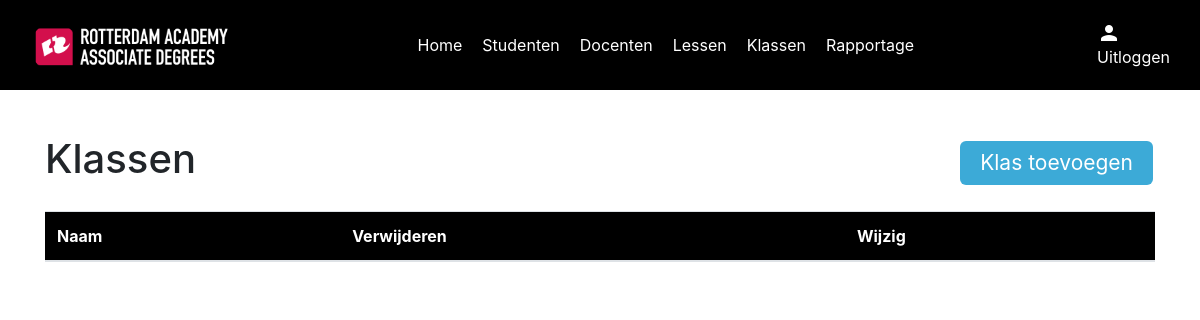
Before: /klassen_overzicht with the older database file.
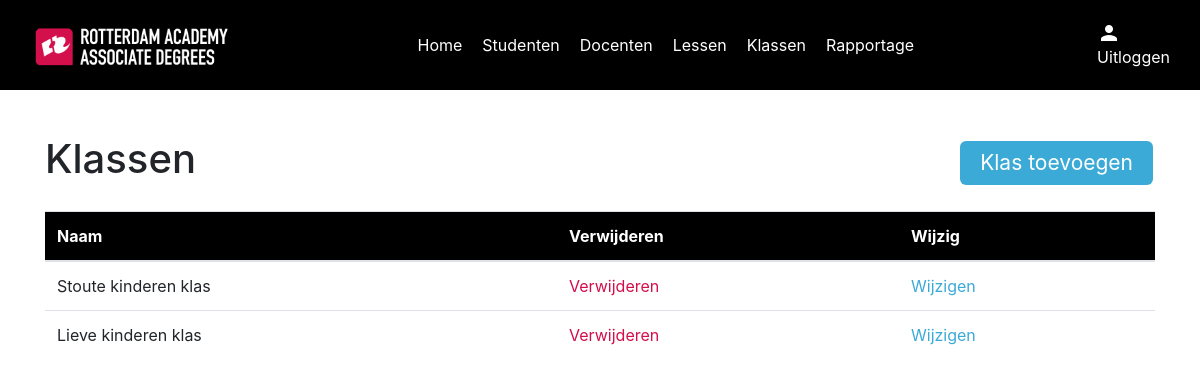
After: the same page with the newer database file.
### models/classModel.py (models this page shows)
class Class(db.Model):
    id = db.Column(db.Integer, primary_key=True)
    name = db.Column(db.String(100), nullable=False)
    def to_dict(self):
        return {
            'id': self.id,
            'name': self.name,
         }

### routes/classRoutes.py (the view)
    @app.route("/klassen_overzicht")
    def classes_index():
        classes = classController.get_all_classes()
        return render_template(
            "classes/index.html", classes=classes
        )

### controllers/classController.py (called while the page is built)
    @staticmethod
    def get_all_classes():
        classes = Class.query.all()
        class_dict = [class_.to_dict() for class_ in classes]
        return class_dict

### routes/classRoutes.py (called while the page is built)
def setup_class_routes(app):
    @app.route("/klassen_overzicht")
    def classes_index():
        classes = classController.get_all_classes()
        return render_template(
            "classes/index.html", classes=classes
        )
    @app.route('/classes/', methods=['POST'])
    def create_class():
        return classController.create_class()
    @app.route('/classes/<id>', methods=['GET'])
    def show_class(id):
        return classController.show_class(id)
    @app.route('/classes/<id>', methods=['POST'])
    def update_class(id):
        return classController.update_class(id)
    @app.route('/classes/<id>', methods=['DELETE'])
    def delete_class(id):
        return classController.delete_class(id)

### templates/classes/index.html (shortened to what this page needs)
{% include "layout.html" %}
{% block content %}
{% include "navigation.html" %}
<div class="container">
    <div class="index" id="classes">
        <div class="top-content">
            <h1>Klassen</h1>
            <a href="#" class="button" id="btnCreate" data-toggle="modal" data-target="#classModal">
                Klas toevoegen</a>
        </div>
        <table class="table">
            <thead style="background-color: black; color: #fff;">
            <tr>
                <th scope="Name">Naam</th>
                <th scope="Delete">Verwijderen</th>
                <th scope="Change">Wijzig</th>
            </tr>
            </thead>
            <tbody>
            {% for class in classes %}
            <tr>
                <td>{{ class.name }}</td>
                <td><a href="#" class="red" data-id="{{ class.id }}" id="btnDelete">Verwijderen</a></td>
                <td><a href="#" class="blue" data-id="{{ class.id }}" id="btnEdit" data-toggle="modal"
                    data-target="#classModal">Wijzigen</a></td>
            </tr>
            {% endfor %}
            </tbody>
        </table>
    </div>
</div>
{% endblock %}

Changed rows visible on the page:
added Class: name "Stoute kinderen klas"
added Class: name "Lieve kinderen klas"
